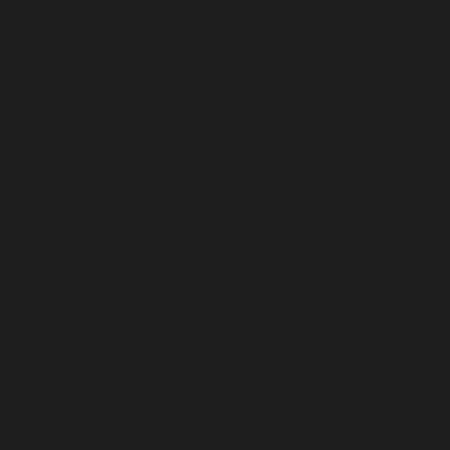
Frame 1 (no input)
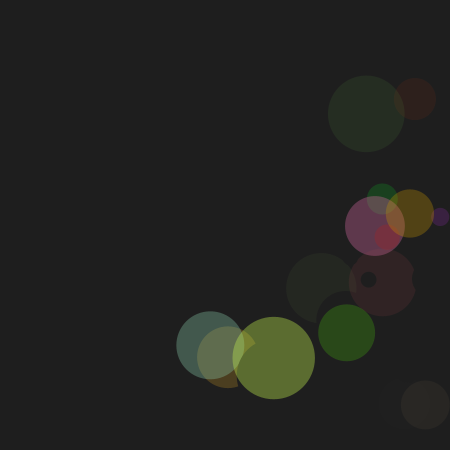
Frame 60 (the mouse pressed at the canvas centre just before this capture)
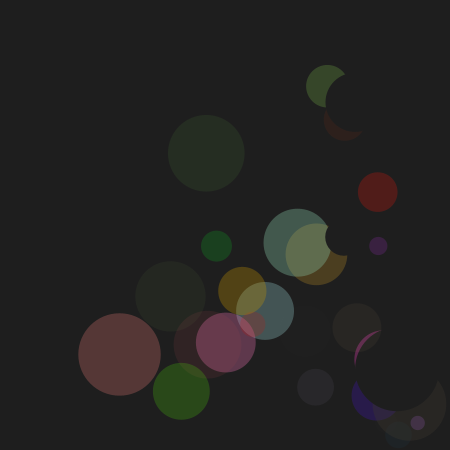
Frame 120 (the mouse held since frame 60 and released just before this capture)

The Processing sketch that drew these frames (run headless with seeded random() and noise(); from frame 60 on, the mouse is pressed at the canvas centre):

// Processing sketch: processing_15177
// ── processing_15177.pde

int ballno =40;
ball[] myballs = new ball[ballno];

void setup()
{ 
  smooth();
  size(450,450);
  noStroke();
  for (int i=0; i < ballno; i++)
  { 
    myballs[i]= new ball(5+random(40), 50+random(width-100),50+random(height-100),random(2)+1, random (2));
  }
}

void draw()
{
  background(30);
  for (int i=0; i<ballno; i++)
  {
    myballs[i].move();
  }
}
class ball
{
  float radius; //radius
  float xPos; //position
  float yPos;
  float velX; //tempo
  float velY;
  color col= color(30); //ball color

  ball(float r, float xp, float yp, float vx, float vy) //constructor with parameters
  {
    //switch values from global to local variable
    radius=r;
    xPos=xp;
    yPos=yp;
    velX=vx;
    velY=vy;
  }
  void move()
  { 
    draw(); //go to draw-function
    //if collision with window change color-function and go to 
    if (xPos+radius > width) 
    {
      changeColor();
      velX=-velX;
    }
    else if (xPos-radius < 0)
      {
        changeColor();
        velX=-velX;
      }
    if (yPos + radius > height)
    {
      changeColor();
      velY=-velY;
    }
    else if (yPos - radius < 0)
      {
        changeColor();
        velY=-velY;
      }
    xPos +=velX;
    yPos +=velY;
  }

  void changeColor()
  { 
    col = color(int(random(255)),int(random(255)),int(random(255)), int(random(100)));
  }


  void draw()
  {
    ellipseMode(CENTER);
    fill(col);
    ellipse(xPos,yPos, radius*2, radius*2);
  }
}
